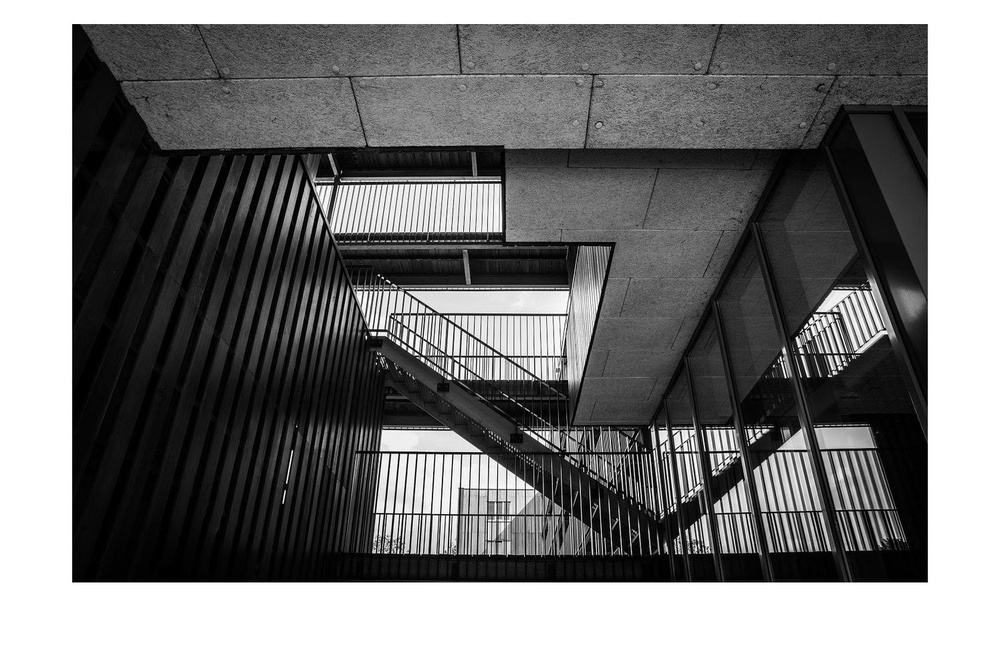
%> input picture HW3/HW3.1/stair.jpg, 1000 x 646 px, shrunk from 1496 x 966 before the run
$ octave hw3_1.m   (GNU Octave 9; MATLAB toolbox functions it lacks are replaced by stand-ins)
%> lines starting %> are read from the running program, lines starting %| are printed output that depends on the picture; in (x1, y1, x2, y2) boxes, pixels count from 0 and x2, y2 are one past the last pixel; in counts of white or black regions, pixels touching at a corner belong together; the program's own positions count from 1
close all
%% load image
img = imread('stair.jpg'); %讀取圖片
%> img is the input picture: size 646x1000x3 uint8; min 0, max 255, mean 116.8
img = rgb2gray(img); %將原圖轉為grayscale
%> img: size 646x1000 uint8
subplot(3,3,1);imshow(img);title('orignal'); %展示原圖
%% input filters
a = [-1 -1 0:-1 0 1:0 1 1];
b = [0 -1 -1:1 0 -1:1 1 0];
c = [-1 -1 -1:2 2 2:-1 -1 -1];
d = [-1 2 -1:-1 2 -1:-1 2 -1];
e = [-1 -1 -1:-1 8 -1:-1 -1 -1];
f = 1/9*[1 1 1:1 1 1:1 1 1];
g = [-1 0 1:-1 0 1:-1 - 1];
h = [0 -1 0:-1 4 -1:0 -1 0];
%% apply filters
img_a = conv2(img,a,'same');
img_b = conv2(img,b,'same');
img_c = conv2(img,c,'same');
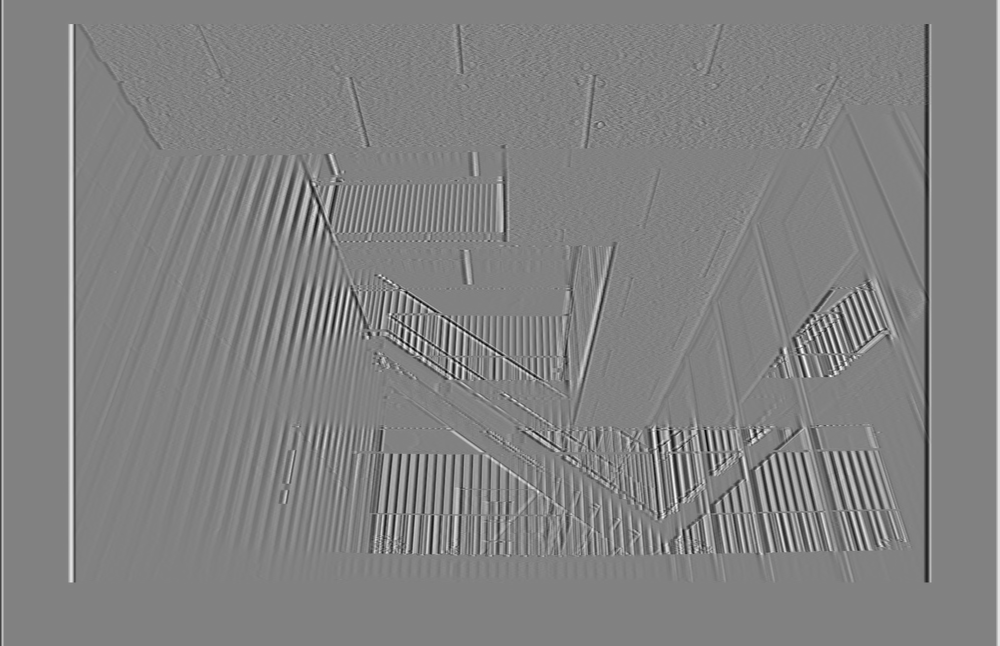
%> img_c: size 646x1000 double; min -1026, max 989, mean 2.5; drawn with min black and max white
img_d = conv2(img,d,'same');
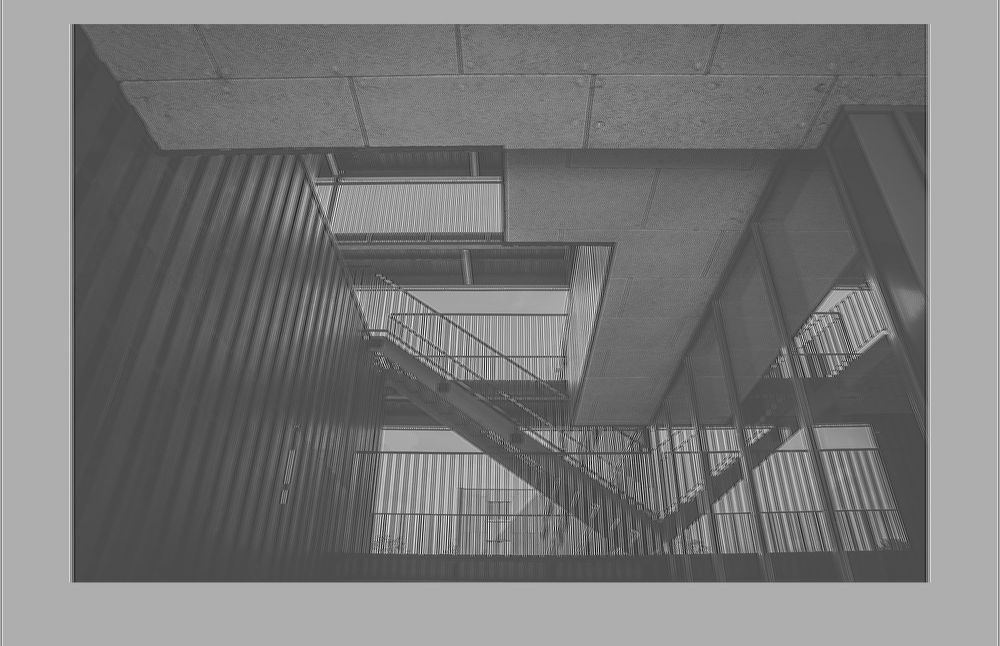
%> img_d: size 646x1000 double; min -389, max 927, mean 233.5; drawn with min black and max white
img_e = conv2(img,e,'same');
img_f = conv2(img,f,'same');
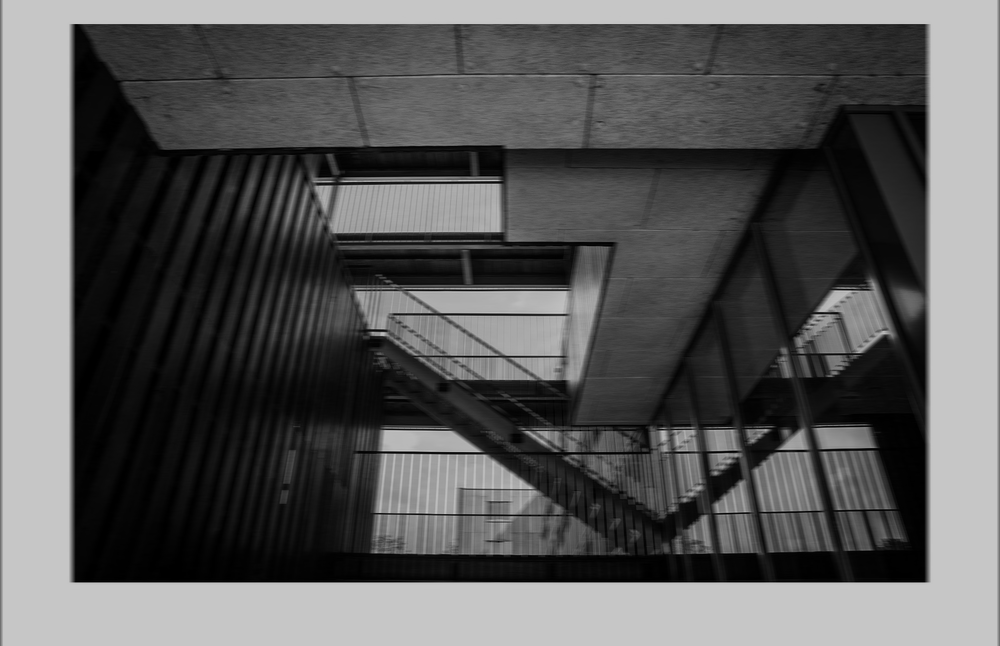
%> img_f: size 646x1000 double; min 0, max 198.3, mean 90.5
img_g = conv2(img,g,'same');
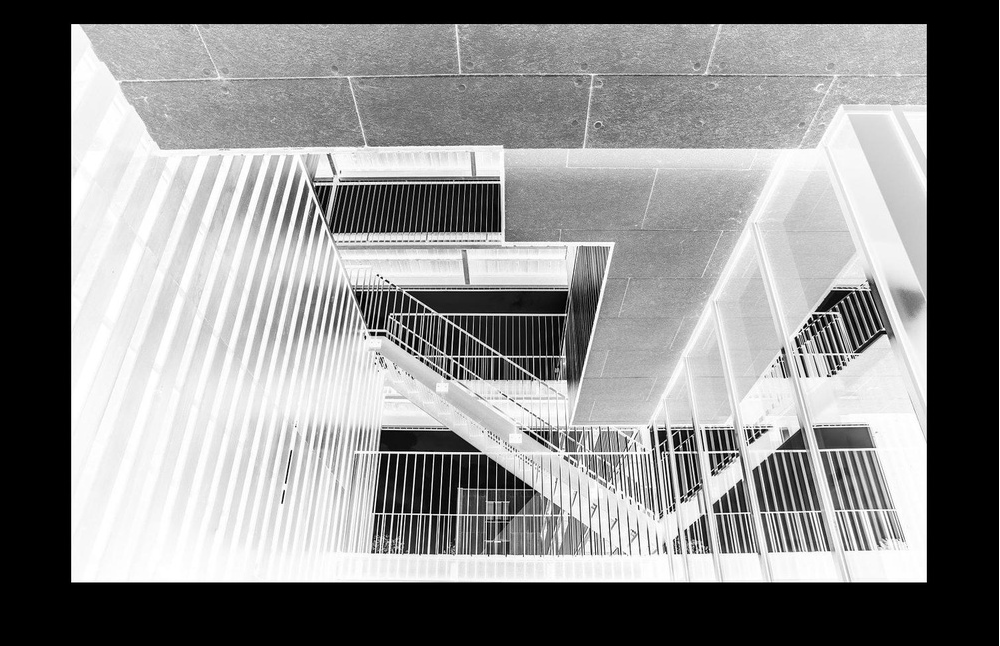
%> img_g: size 646x1000 double; min -255, max 0, mean -116.5; drawn with min black and max white
img_h = conv2(img,h,'same');
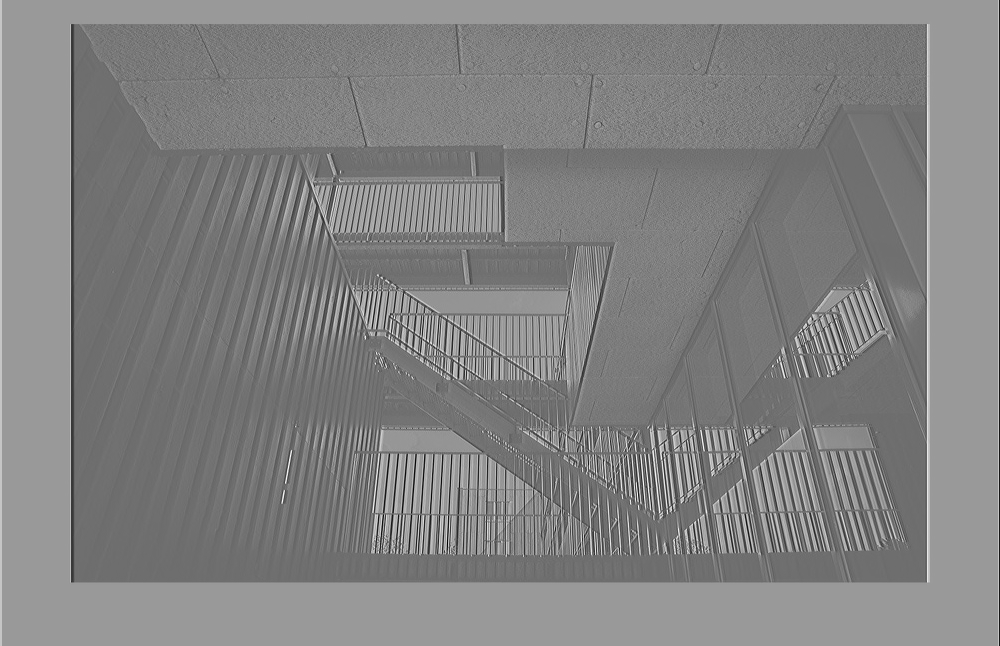
%> img_h: size 646x1000 double; min -643, max 847, mean 116.8; drawn with min black and max white
%% show filtered image
subplot(3,3,2);imshow(img_a);title('a');
%> after `imshow(img_a)`:
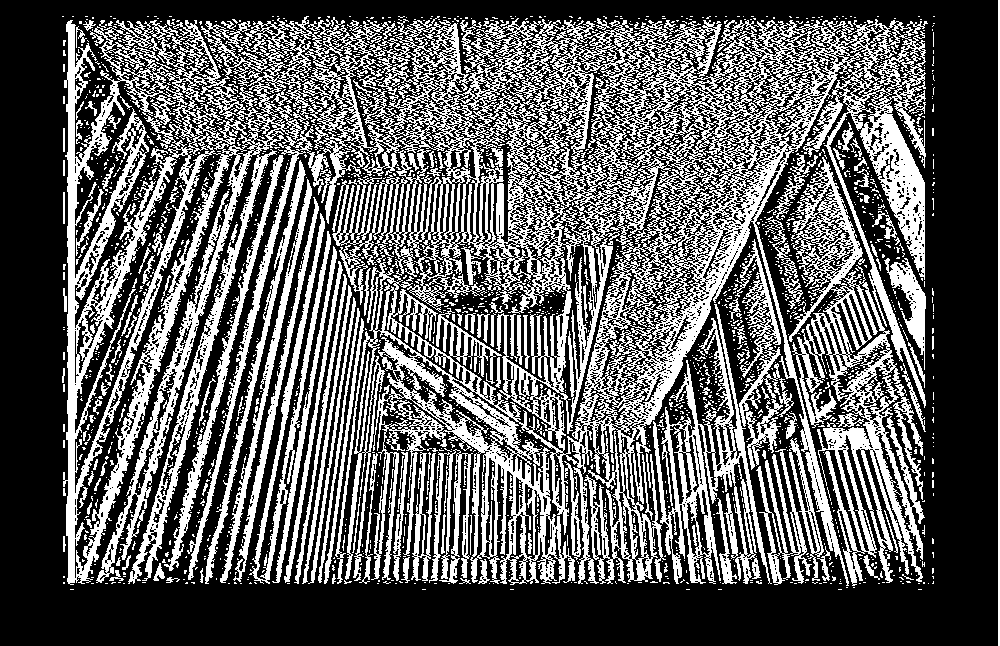
%> displayed picture: size 646x1000, on the screen's scale of 0 to 255; 36.8% white; 2118 white regions (1932 under 20 px), largest, box (x1, y1, x2, y2) and area: (63, 16, 926, 586) 157298, (789, 157, 925, 586) 15951, (653, 304, 772, 584) 8598
subplot(3,3,3);imshow(img_b);title('b');
subplot(3,3,4);imshow(img_c);title('c');
subplot(3,3,5);imshow(img_d);title('d');
subplot(3,3,6);imshow(img_e);title('e');
subplot(3,3,7);imshow(img_f);title('f');
subplot(3,3,8);imshow(img_g);title('g');
subplot(3,3,9);imshow(img_h);title('h');
%> after `imshow(img_h)`:
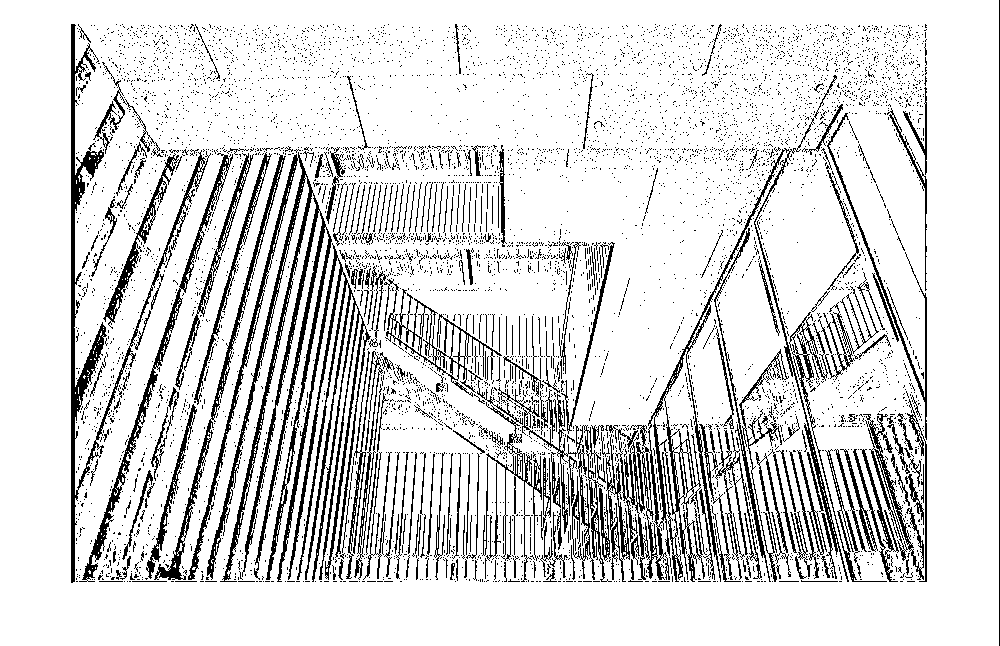
%> displayed picture: size 646x1000, on the screen's scale of 0 to 255; 85.5% white; black in thin lines or dots

$ run again, with HW3/HW3.1/building.jpg copied over HW3/HW3.1/stair.jpg
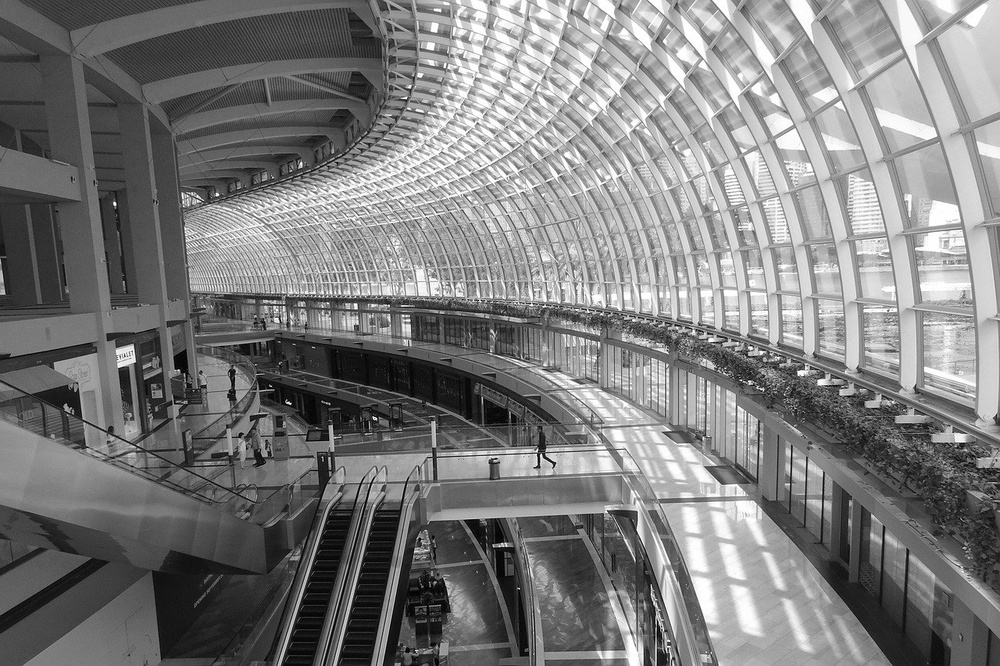
%> input picture HW3/HW3.1/building.jpg, 1000 x 666 px, shrunk from 1280 x 853 before the run
%> img is the input picture: size 666x1000x3 uint8; min 0, max 255, mean 125.3
%> img: size 666x1000 uint8
%> `imshow(img_a)`:
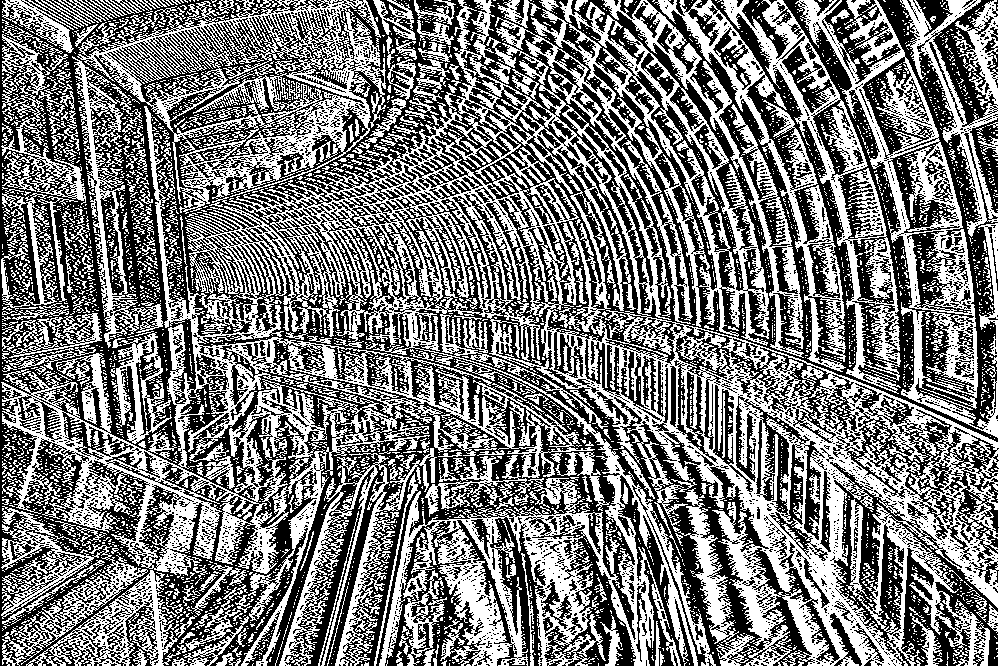
%> displayed picture: size 666x1000, on the screen's scale of 0 to 255; 47.8% white; 4502 white regions (4117 under 20 px), largest, box (x1, y1, x2, y2) and area: (1, 0, 1000, 666) 194428, (77, 0, 386, 214) 19857, (721, 0, 901, 394) 10054
%> `imshow(img_h)`:
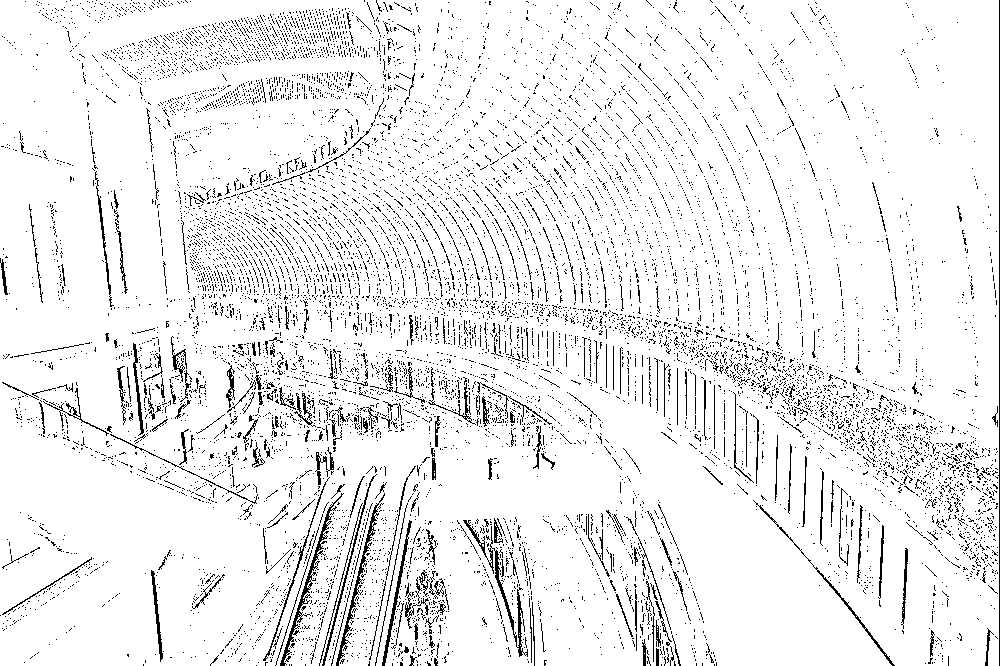
%> displayed picture: size 666x1000, on the screen's scale of 0 to 255; 92.9% white; black in thin lines or dots
